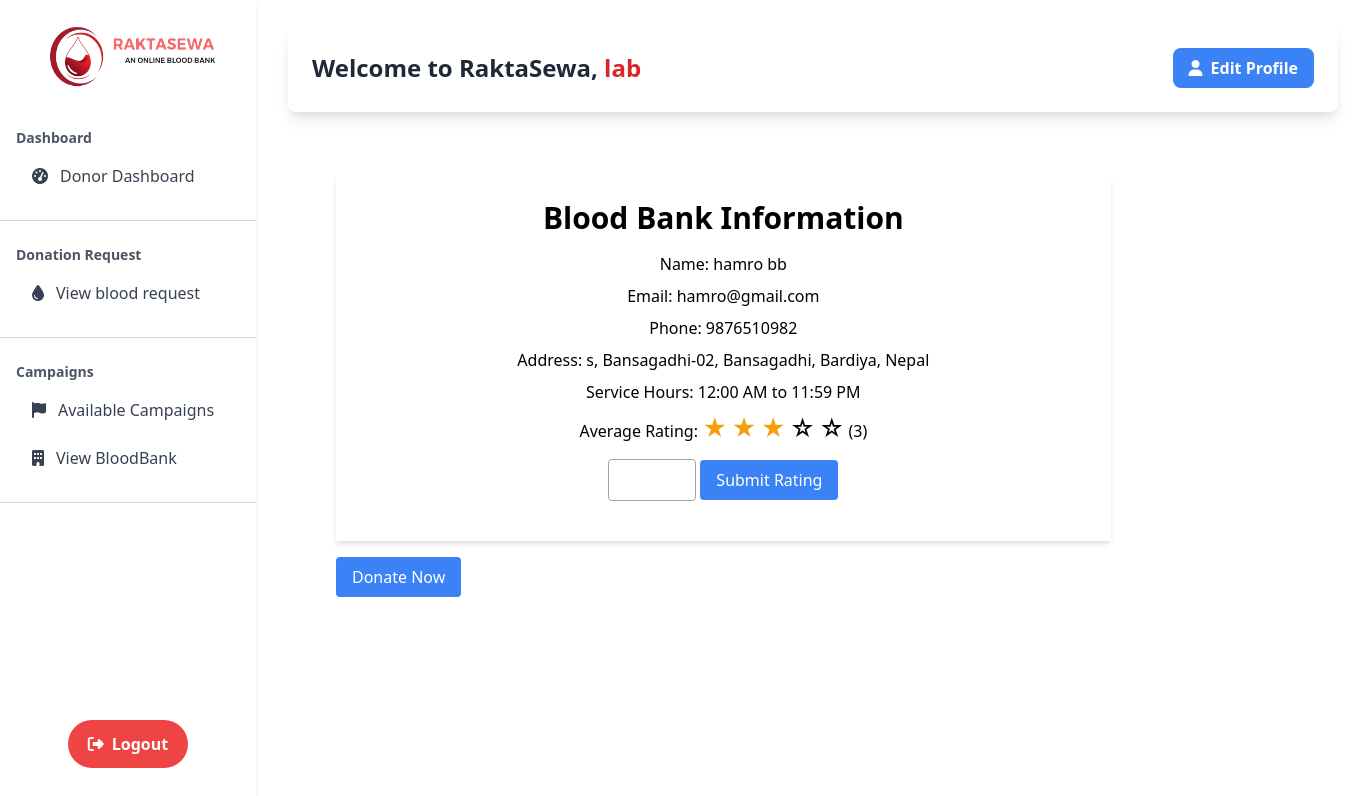
The app's page /Donordashboard/request.php?id=21 (signed in) with its own data.
### tables this page shows
CREATE TABLE `bloodbank` (
  `id` int(11) UNSIGNED NOT NULL,
  `service_type` enum('24-hour','Custom') NOT NULL,
  `service_start_time` time DEFAULT NULL,
  `service_end_time` time DEFAULT NULL,
  `image` varchar(255) DEFAULT 'img/slide1.png'
);

CREATE TABLE `users` (
  `id` int(11) UNSIGNED NOT NULL,
  `fullname` varchar(255) NOT NULL,
  `email` varchar(255) NOT NULL,
  `password` varchar(255) NOT NULL,
  `phone` varchar(20) DEFAULT NULL,
  `address` varchar(255) DEFAULT NULL,
  `user_type` enum('User','Donor','Admin','BloodBank') NOT NULL,
  `latitude` decimal(9,6) DEFAULT NULL,
  `longitude` decimal(9,6) DEFAULT NULL
);

### Donordashboard/request.php (the view, shortened to what this page needs)
<?php
require('../connection.php');
$bloodBankId = intval($_GET['id']);
$bankStmt = $con->prepare("SELECT b.id, u.fullname, u.email, u.phone, u.address, b.service_start_time, b.service_end_time, b.image
                            FROM bloodbank AS b
                            JOIN users AS u ON b.id = u.id
                            WHERE b.id = ?");
$bankStmt->bind_param('i', $bloodBankId);
$bankStmt->execute();
$bloodBank = $bankStmt->get_result()->fetch_assoc();
$avgRatingStmt = $con->prepare("SELECT AVG(rating) as average_rating FROM blood_bank_ratings WHERE blood_bank_id = ?");
$avgRatingStmt->bind_param("i", $bloodBankId);
$avgRatingStmt->execute();
$averageRating = $avgRatingStmt->get_result()->fetch_assoc()['average_rating'];
$averageRating = $averageRating ? round($averageRating, 1) : 'No ratings yet';
$service_hours_query = $con->prepare("SELECT service_start_time, service_end_time FROM bloodbank WHERE id = ?");
$service_hours_query->bind_param("i", $bloodBankId);
$service_hours_query->execute();
$service_hours_result = $service_hours_query->get_result();
$service_hours = '';
if ($service_hours_result && $service_hours_result->num_rows > 0) {
    $service_hours_data = $service_hours_result->fetch_assoc();
    $service_hours = date("g:i A", strtotime($service_hours_data['service_start_time'])) . ' to ' . date("g:i A", strtotime($service_hours_data['service_end_time']));
}
?>
<!DOCTYPE html>
<html lang="en">
<head>
    <link href="https://cdn.jsdelivr.net/npm/tailwindcss@2.2.19/dist/tailwind.min.css" rel="stylesheet">
</head>
<body class="font-Roboto">
    <section class=" w-full p-10 ml-40">
        <div class="flex  ml-20 flex-col lg:flex-row lg:space-x-10">
            <div class="px-4 ml-10 w-2/3">
                <div class="flex-cols gap-2">
                    <div class="text-black p-6 bg-white w-full shadow-md">
                        <h2 class="text-3xl text-center text-black font-semibold mb-4">Blood Bank Information</h2>
                        <p class="text-center mb-2">Name:
                            <?= htmlspecialchars($bloodBank['fullname'], ENT_QUOTES, 'UTF-8'); ?>
                        </p>
                        <p class="text-center mb-2">Email:
                            <?= htmlspecialchars($bloodBank['email'], ENT_QUOTES, 'UTF-8'); ?>
                        </p>
                        <p class="text-center mb-2">Phone:
                            <?= htmlspecialchars($bloodBank['phone'], ENT_QUOTES, 'UTF-8'); ?>
                        </p>
                        <p class="text-center mb-2">Address:
                            <?= htmlspecialchars($bloodBank['address'], ENT_QUOTES, 'UTF-8'); ?>
                        </p>
                        <p class="text-center mb-2">Service Hours: <?php echo $service_hours; ?></p>
                        <h3 class="text-center">Average Rating:
                            <?php if ($averageRating === 'No ratings yet'): ?>
                                <?= htmlspecialchars($averageRating, ENT_QUOTES, 'UTF-8'); ?>
                            <?php else: ?>
                                <?php for ($i = 1; $i <= 5; $i++): ?>
                                    <span
                                        class="<?= $i <= $averageRating ? 'text-2xl text-yellow-500' : 'text-2xl' ?>"><?= $i <= $averageRating ? '&#9733;' : '&#9734;'; ?></span>
                                <?php endfor; ?>
                                (<?= htmlspecialchars($averageRating, ENT_QUOTES, 'UTF-8'); ?>)
                            <?php endif; ?>
                        </h3>
                        <form method="POST" action="">
                            <div class="mb-4 text-center">
                                <input type="number" name="rating" min="1" max="5" required
                                    class="border border-gray-400 p-2 rounded">
                                <button type="submit" class="mt-4 bg-blue-500 text-white px-4 py-2 rounded">Submit
                                    Rating</button>
                            </div>
                        </form>
                    </div>
                    <a href="donaterequest.php?id=<?= $bloodBankId; ?>"
                        class="mt-4 inline-block bg-blue-500 text-white px-4 py-2 rounded">Donate Now</a>
                </div>
            </div>
        </div>
    </section>
</body>
</html>

### records on screen
bloodbank: id.fullname "hamro bb", id.email "hamro@gmail.com", id.phone "9876510982", id.address "s, Bansagadhi-02, Bansagadhi, Bardiya, Nepal", service_hours "12:00 AM to 11:59 PM"

### other values on screen
$_SESSION['donorname'] "lab"
$averageRating "3"
